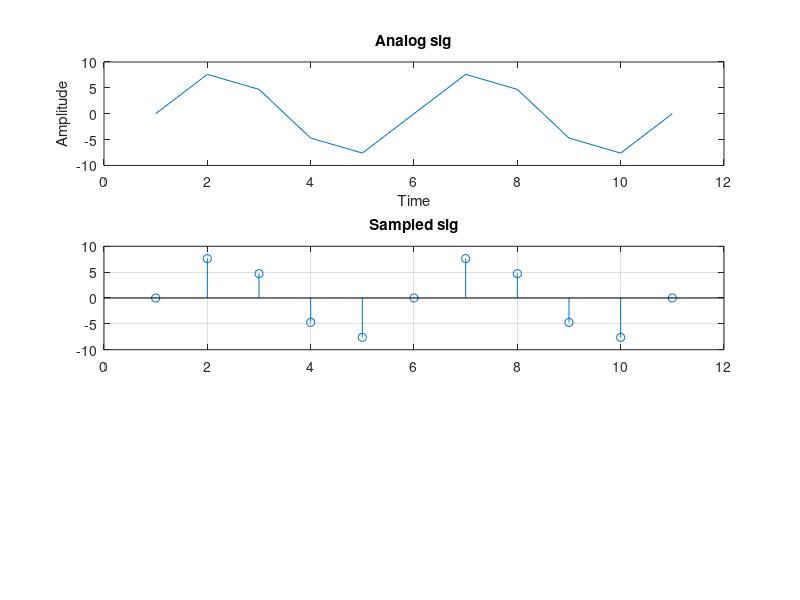

Recreate this plot in MATLAB. (Note: this script raises an error after producing the figure.)
clc;
close all;
clear all;
n=input('Enter n:');
n1=input('Enter no. of samples:');
L=2^n;

%%signal generation
x=0:1/100:4*pi;
y=8*sin(x);
subplot(2,2,1);
plot(x,y);
grid on;
%sampling operation

x=0:2*pi/n1:4*pi;
s=8*sin(x);
subplot(3,1,1);
plot(s);
title('Analog sig');
ylabel('Amplitude');
xlabel('Time');
subplot(3,1,2);
stem(s);
grid on;
title('Sampled sig');

%quantization

vmax=8;
vmin=-vmax;
del=(vmax-vmin)/L;
part=vmin:del:vmax;
code=vmin-(del/2):del:vmax+(del/2);
[ind,q]=quantiz(s,part,code);

l1=length(ind);
l2=length(q);

for i=1:11
    if(ind(i)~=0)
        ind(i)=ind(i)-1;
    end
    i=i+1;
end

for i=1:12
    if(q(i)==vmin-(del/2))
        q(i)=vmin+(del/2);
    end
end
subplot(3,1,3);
stem(q);grid on;
title('Quantized sig');
ylabel('Amp');
xlabel('time');

%encoding
figure
code=de2bi(ind,'left-msb');
k=1;
for i=1:11
    for j=1:n
        coded(k)=code(i,j);
        j=j+1;
        k=k+1;
    end
    i=i+1;
end
subplot(2,1,1);grid on;
stairs(coded);
axis([0 100 -2 3]);
title('encoded sig');
ylabel('amp');
xlabel('time');


%decoding

qunt=reshape(coded,n,length(coded)/n);
index=bi2de(qunt,'left-msb');
q=del*index+vmin+(del/2);
subplot(2,1,2);grid on;
plot(q);
title('Demodulated sig');
ylabel('Amp');
xlabel('Time');

